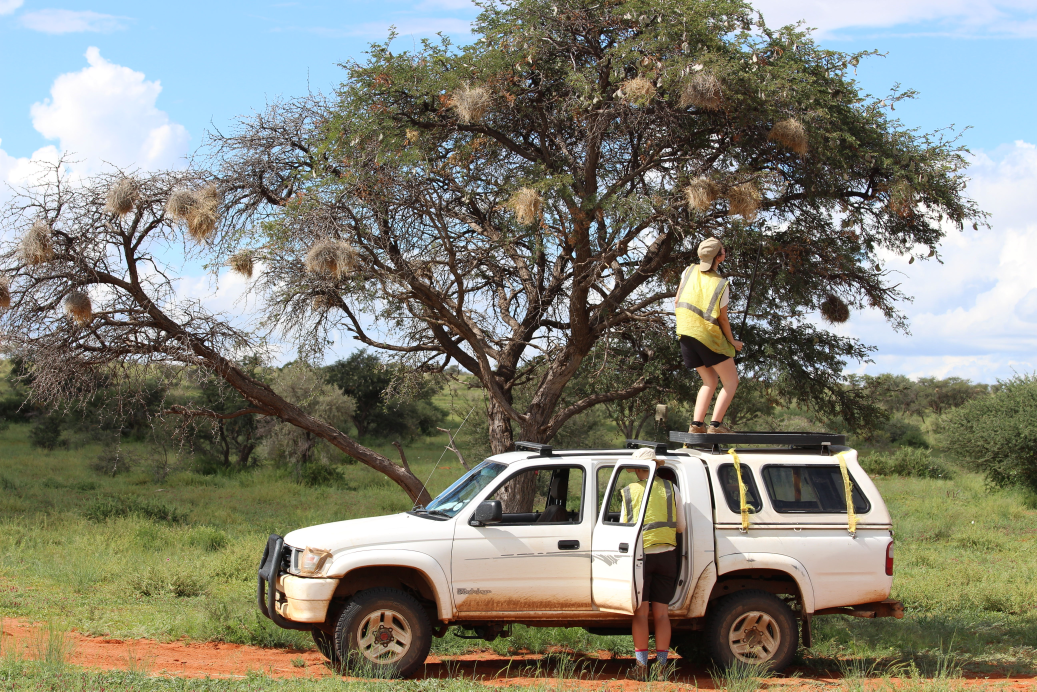
#> input picture assets/images/home/carousel/IMG_4362.jpg, 5184 x 3456 px, given in place of 20230610-profile-00042.jpeg, which was not available (shown at 1/5 size)
$ python prepare_bio_gallery.py
#> lines starting #> are read from the running program, lines starting #| are printed output that depends on the picture
"""Create web-sized About gallery images, preserving the source photographs.

Run with Python 3 and Pillow installed:
    python3 _scripts/prepare_bio_gallery.py

Correct orientation, retain original framing and colour profiles, and keep the
photographer credit in the three new images as well as in the page caption.
"""

from pathlib import Path

from PIL import Image, ImageOps


ROOT = Path(__file__).resolve().parents[1]
SOURCE = ROOT / "assets/images/bio"
DESTINATION = SOURCE / "gallery"
PHOTOGRAPHER = "Daniel Leopoldsberger"
PHOTOS = (
    ("20230610-profile-00042.jpeg", "profile.jpg", None),
    ("tagging_scops_owls_Daniel_Leopoldsberger (23).JPG", "scops-owl-nestbox.jpg", PHOTOGRAPHER),
    ("tagging_scops_owls_Daniel_Leopoldsberger (24).JPG", "scops-owl-fieldwork.jpg", PHOTOGRAPHER),
    ("tagging_scops_owls_Daniel_Leopoldsberger (52).JPG", "scops-owl-night-fieldwork.jpg", PHOTOGRAPHER),
)


def main():
    DESTINATION.mkdir(parents=True, exist_ok=True)
    for source, filename, photographer in PHOTOS:
        with Image.open(SOURCE / source) as original:
#> original is the input picture: PIL image 5184x3456 RGB; mean R, G, B 130.7, 130.3, 117.7
            image = ImageOps.exif_transpose(original).convert("RGB")
            image.thumbnail((1200, 1200), Image.Resampling.LANCZOS)
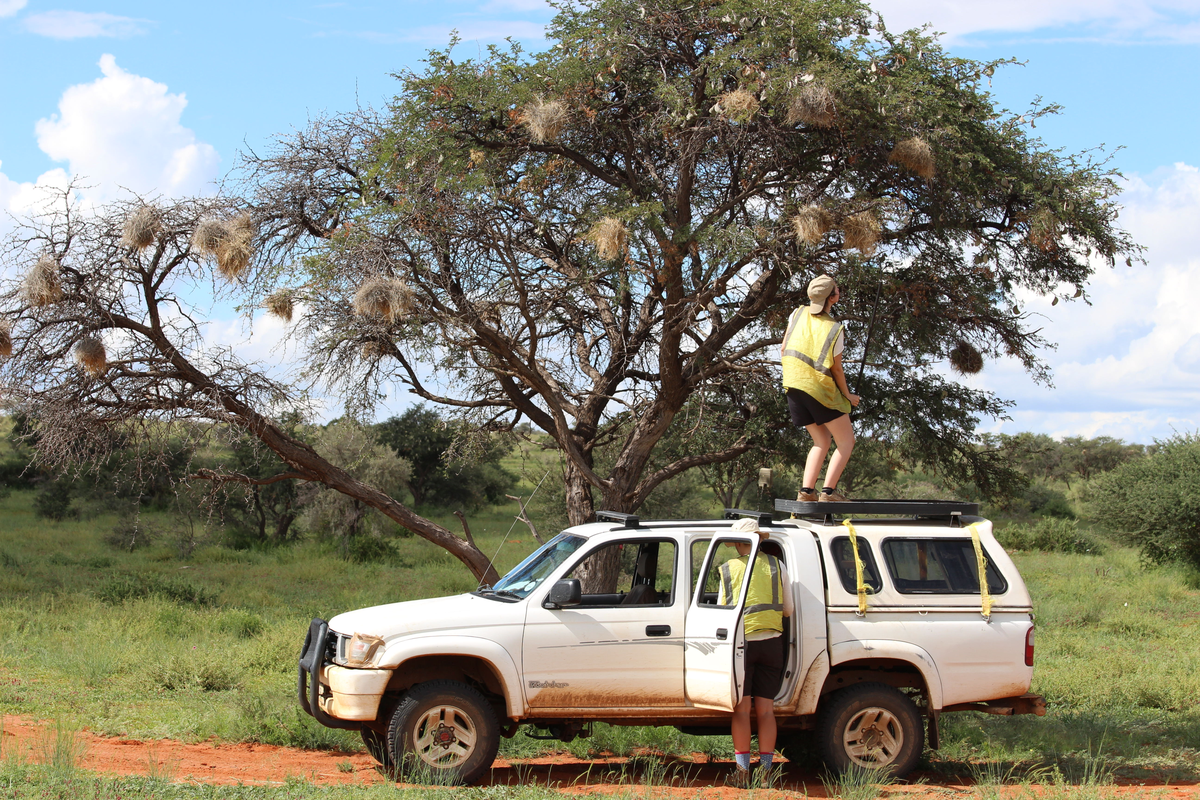
#> image: PIL image 1200x800 RGB; mean R, G, B 130.8, 130.4, 117.8
            credit = Image.Exif()
            if photographer:
                credit[315] = photographer
                credit[33432] = f"Copyright {photographer}"
            image.save(
                DESTINATION / filename,
                quality=85,
                optimize=True,
                progressive=True,
                icc_profile=image.info.get("icc_profile"),
                exif=credit,
            )
            print(f"Prepared {filename}: {image.width} × {image.height}")
#| Prepared profile.jpg: 1200 × 800
#> pass 2 of the loop in main, `for source, filename, photographer in PHOTOS:`:
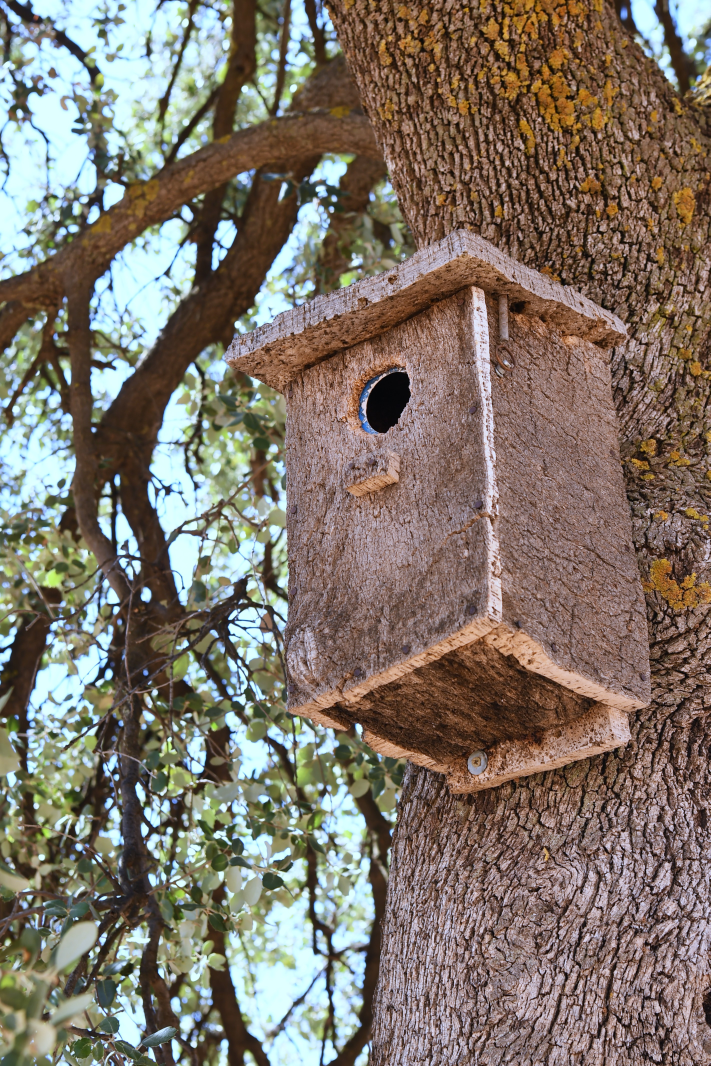
#> input picture assets/images/bio/tagging_scops_owls_Daniel_Leopoldsberger (23).JPG, 2842 x 4263 px (shown at 1/4 size)
#> in main, original is the input picture: PIL image 2842x4263 RGB; mean R, G, B 126.9, 117.3, 106.7
#> in main, `image.thumbnail((1200, 1200), Image.Resampling.LANCZOS)`:
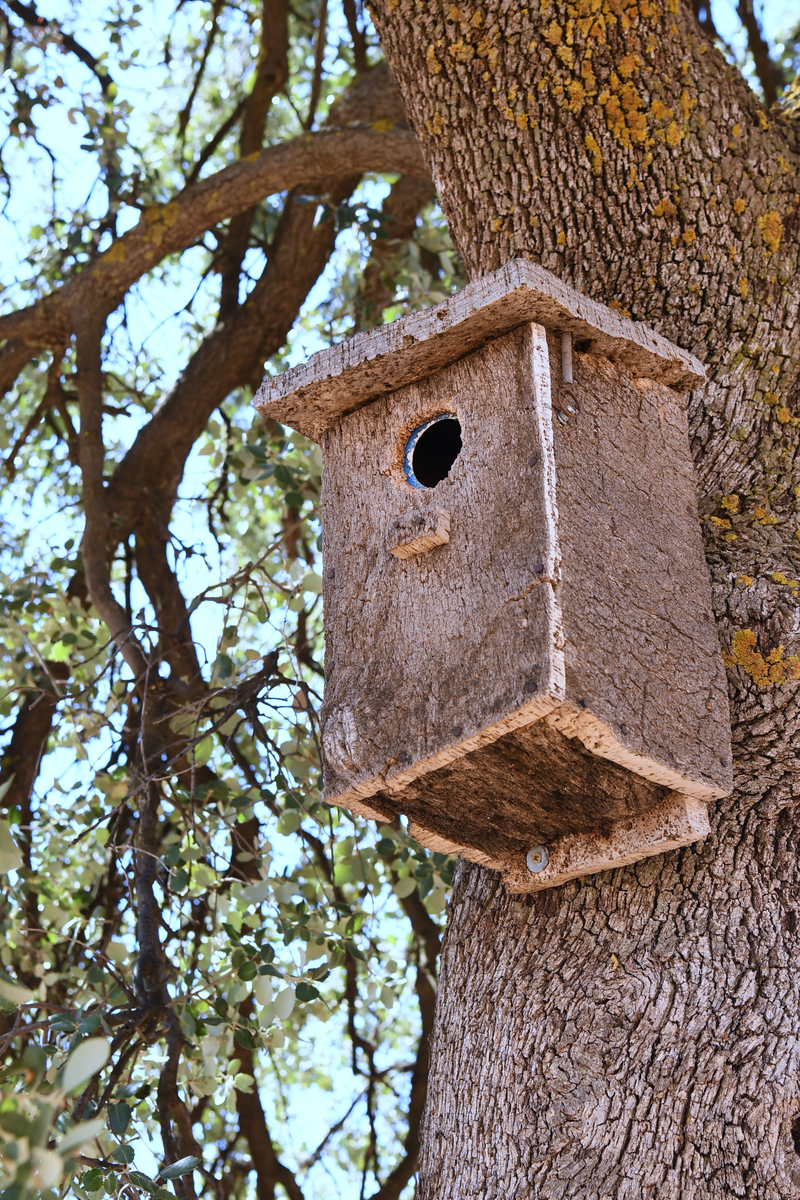
#> image: PIL image 800x1200 RGB; mean R, G, B 126.9, 117.3, 106.6
#| Prepared scops-owl-nestbox.jpg: 800 × 1200


if __name__ == "__main__":
    main()
